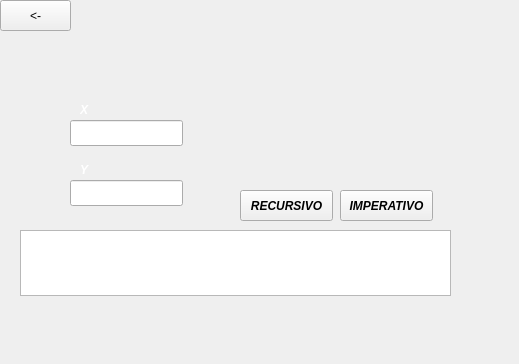
<?xml version="1.0" encoding="UTF-8"?>
<ui version="4.0">
 <class>iexe5</class>
 <widget class="QWidget" name="iexe5">
  <property name="geometry">
   <rect>
    <x>0</x>
    <y>0</y>
    <width>519</width>
    <height>364</height>
   </rect>
  </property>
  <property name="windowTitle">
   <string>Form</string>
  </property>
  <widget class="QLineEdit" name="lineEditX">
   <property name="geometry">
    <rect>
     <x>70</x>
     <y>120</y>
     <width>113</width>
     <height>26</height>
    </rect>
   </property>
  </widget>
  <widget class="QLineEdit" name="lineEditY">
   <property name="geometry">
    <rect>
     <x>70</x>
     <y>180</y>
     <width>113</width>
     <height>26</height>
    </rect>
   </property>
  </widget>
  <widget class="QLabel" name="label">
   <property name="geometry">
    <rect>
     <x>80</x>
     <y>100</y>
     <width>63</width>
     <height>20</height>
    </rect>
   </property>
   <property name="font">
    <font>
     <italic>true</italic>
     <bold>true</bold>
    </font>
   </property>
   <property name="text">
    <string>&lt;html&gt;&lt;head/&gt;&lt;body&gt;&lt;p&gt;&lt;span style=&quot; color:#ffffff;&quot;&gt;X&lt;/span&gt;&lt;/p&gt;&lt;/body&gt;&lt;/html&gt;</string>
   </property>
  </widget>
  <widget class="QLabel" name="label_2">
   <property name="geometry">
    <rect>
     <x>80</x>
     <y>160</y>
     <width>63</width>
     <height>20</height>
    </rect>
   </property>
   <property name="font">
    <font>
     <italic>true</italic>
     <bold>true</bold>
    </font>
   </property>
   <property name="text">
    <string>&lt;html&gt;&lt;head/&gt;&lt;body&gt;&lt;p&gt;&lt;span style=&quot; color:#ffffff;&quot;&gt;Y&lt;/span&gt;&lt;/p&gt;&lt;/body&gt;&lt;/html&gt;</string>
   </property>
  </widget>
  <widget class="QTextEdit" name="textEdit">
   <property name="geometry">
    <rect>
     <x>20</x>
     <y>230</y>
     <width>431</width>
     <height>66</height>
    </rect>
   </property>
  </widget>
  <widget class="QPushButton" name="pushButtonDecimalParaBinarioRecursivo">
   <property name="geometry">
    <rect>
     <x>240</x>
     <y>190</y>
     <width>93</width>
     <height>31</height>
    </rect>
   </property>
   <property name="font">
    <font>
     <italic>true</italic>
     <bold>true</bold>
    </font>
   </property>
   <property name="text">
    <string>RECURSIVO</string>
   </property>
  </widget>
  <widget class="QPushButton" name="pushButtonvoltar">
   <property name="geometry">
    <rect>
     <x>0</x>
     <y>0</y>
     <width>71</width>
     <height>31</height>
    </rect>
   </property>
   <property name="text">
    <string>&lt;-</string>
   </property>
  </widget>
  <widget class="QPushButton" name="pushButtonpushButtonDecimalParaBinarioFor">
   <property name="geometry">
    <rect>
     <x>340</x>
     <y>190</y>
     <width>93</width>
     <height>31</height>
    </rect>
   </property>
   <property name="font">
    <font>
     <italic>true</italic>
     <bold>true</bold>
    </font>
   </property>
   <property name="text">
    <string>IMPERATIVO</string>
   </property>
  </widget>
  <widget class="QLabel" name="label_3">
   <property name="geometry">
    <rect>
     <x>-10</x>
     <y>0</y>
     <width>531</width>
     <height>371</height>
    </rect>
   </property>
   <property name="text">
    <string/>
   </property>
   <property name="pixmap">
    <pixmap>../fundoto.jpg</pixmap>
   </property>
   <property name="scaledContents">
    <bool>true</bool>
   </property>
  </widget>
  <zorder>label_3</zorder>
  <zorder>lineEditX</zorder>
  <zorder>lineEditY</zorder>
  <zorder>label</zorder>
  <zorder>label_2</zorder>
  <zorder>textEdit</zorder>
  <zorder>pushButtonDecimalParaBinarioRecursivo</zorder>
  <zorder>pushButtonvoltar</zorder>
  <zorder>pushButtonpushButtonDecimalParaBinarioFor</zorder>
 </widget>
 <resources/>
 <connections/>
</ui>
